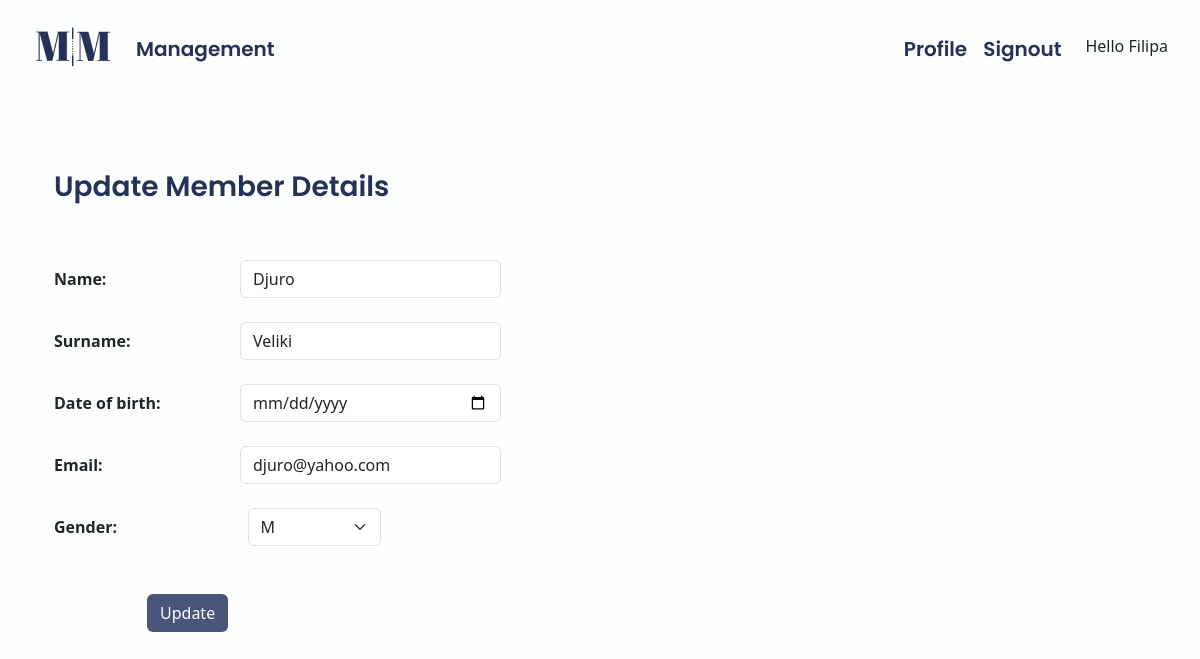
The page /app/management/edit/11 (signed in) on the database its author committed.
### app/models.py (models this page shows, shortened)
class Member(models.Model):
    owner = models.ForeignKey(User, on_delete=models.CASCADE)
    name = models.CharField(blank=False, max_length=40)
    surname = models.CharField(blank=False, max_length=50)
    date_of_birth = models.DateField(default=datetime.date.today)
    gender = models.CharField(
        max_length=1,
        choices=Gender.choices,
        default=Gender.male,
    )
    email = models.EmailField(max_length=100)
    date_joined = models.DateField(default=datetime.date.today)
    @classmethod
    def get_member_by_id(self, id):
        return Member.objects.get(pk=id)

### app/views.py (the view)
# urls.py: path("management/edit/<int:id>", views.edit, name="edit_member"),
@login_required()
def edit(request, id):
    member = Member.get_member_by_id(id)
    return render(request, "management/edit.html", {"member": member})

### app/templates/management/edit.html (shortened to what this page needs)
{% extends 'app/base.html' %}
{% block content %}
<form method="POST" class="post-form" action="{% url 'app:update_member' member.id %}">
    <div class="container">
    <br>
      <div class="form-group row  mb-5">
        <div class="col-sm-4">
        <h3>Update Member Details</h3>
        </div>
      </div>
      <div class="form-group row mt-4">
        <label class="col-sm-2 col-form-label">Name:</label>
        <div class="col-sm-4">
            <input type="text" class="form-control w-75" name="name" id="id_name" required maxlength="40" value="{{ member.name }}"/>
        </div>
      </div>
      <div class="form-group row mt-4">
        <label class="col-sm-2 col-form-label">Surname:</label>
        <div class="col-sm-4">
            <input type="text" class="form-control w-75" name="surname" id="id_surname" required maxlength="50" value="{{ member.surname }}" />
        </div>
      </div>
      <div class="form-group row mt-4">
        <label class="col-sm-2 col-form-label">Date of birth:</label>
        <div class="col-sm-4">
            <input type="date" class="form-control w-75" name="date_of_birth" id="id_date_of_birth" value="{{ member.date_of_birth }}" />
        </div>
      </div>
      <div class="form-group row mt-4">
        <label class="col-sm-2 col-form-label">Email:</label>
        <div class="col-sm-4">
            <input type="email" class="form-control w-75" name="email" id="id_email" required maxlength="100" value="{{ member.email }}" />
        </div>
      </div>
      <div class="form-group row mt-4">
        <div class="row col-sm-6">
         <label for="id_gender" class="col-sm-3 col-form-label me-4">Gender:</label>
         <select name="gender" id="id_gender" class="col-sm-2 ms-5 form-select w-25" required>
            <option value="M">M</option>
         </select>
        </div>
      </div>
      <div class="form-group row  mt-5">
        <label class="col-sm-1 col-form-label"></label>
        <div class="col-sm-4">
        <button type="submit" class="btn custom-btn">Update</button>
        </div>
      </div>
    </div>
</form>
{% endblock content %}

### app/templates/app/base.html (shortened to what this page needs)
<!DOCTYPE html>
{% load static %}
<html>
    <head>
        <link href="https://cdn.jsdelivr.net/npm/bootstrap@5.3.0-alpha1/dist/css/bootstrap.min.css" rel="stylesheet">
        <link rel="stylesheet" href="https://cdnjs.cloudflare.com/ajax/libs/bootstrap-datepicker/1.9.0/css/bootstrap-datepicker.min.css">
        <link rel="stylesheet" href="https://cdnjs.cloudflare.com/ajax/libs/font-awesome/6.4.0/css/all.min.css" />
        <link rel="stylesheet" href="{% static 'app/css/base.css' %}">
    </head>
    <body>
        <nav class="navbar navbar-custom navbar-expand-lg">
            <div class="container-fluid  p-2 ms-4 me-4">
                <a class="navbar-brand" href="{% url 'app:management' %}"><img class="logo" src="{% static 'app/images/logo.webp' %}" ></a>
                <div class="collapse navbar-collapse" id="navbarText">
                {% if user.is_authenticated %}
                  <ul class="navbar-nav me-auto mb-2 mb-lg-0">
                    <li class="nav-item">
                      <a class="nav-link navbar-text" aria-current="page" href="{% url 'app:management' %}">Management</a>
                    </li>
                  </ul>
                  <ul class="navbar-nav ms-auto mb-2 mb-lg-0">
                    <li class="nav-item">
                      <a class="nav-link navbar-text" href="{% url 'accounts:profile' user.id %}">Profile</a>
                    </li>
                    <li class="nav-item me-3">
                      <a class="nav-link navbar-text" href="{% url 'logout' %}"> Signout</a>
                    </li>
                    <li class="nav-item mt-2">
                       Hello {{user.username}}
                    </li>
                  </ul>
                {% endif %}
                </div>
            </div>
        </nav>
        <div class="content container my-5">
          {% block content %}
          {% endblock %}
        </div>
    </body>
</html>

### app/static/app/css/base.css (style rules this page uses)
body { background-color: #FDFFFE; }
.navbar-custom .navbar-brand, .navbar-custom .navbar-text { font-size: 1.25em; font-family: 'Poppins', sans-serif; font-weight: 600; color: #263159; }
h1, h2, h3 { font-family: 'Poppins', sans-serif; font-weight: 600; color: #263159; }
.custom-btn { background-color: #495579; color: #fffffe; }
a:link { text-decoration: none; color: #495579; }
.col-form-label { font-weight: bold; }

### rows shown on the page
Member: name "Djuro", surname "Veliki", email "djuro@yahoo.com"

### other values the page prints
{{ user.username }} "Filipa"
